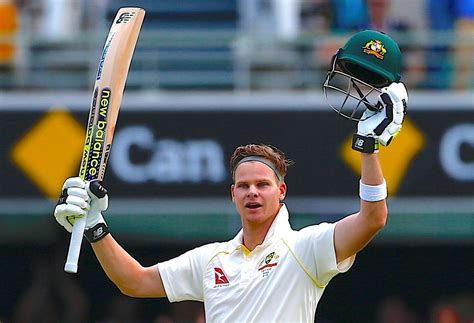
#> input picture computer vision/images/smith.jpg, 474 x 323 px
$ jupyter execute 'Convolution and Blurring.ipynb'
#> lines starting #> are read from the running program, lines starting #| are printed output that depends on the picture
[cell 1]
import cv2
import numpy as np

[cell 2]
image = cv2.imread('./images/smith.jpg')
#> image is the input picture: shape (323, 474, 3); mean B, G, R 100.7, 100.4, 94.9

[cell 3]
kernel = np.ones((3,3) , np.float32)/9

[cell 4]
cv2.imshow('Original Image' , image)
cv2.waitKey()

blurred = cv2.filter2D(image , -1 , kernel)
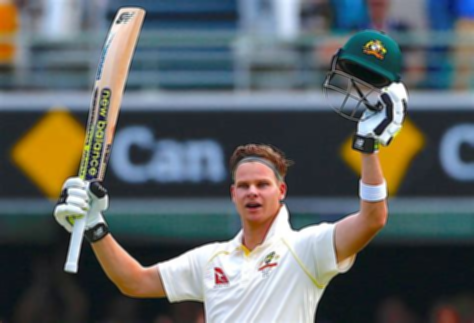
#> blurred: shape (323, 474, 3); mean B, G, R 100.7, 100.4, 94.9
cv2.imshow('Blurred Image' , blurred)
cv2.waitKey()
cv2.destroyAllWindows()

[cell 5]
cv2.imshow('Original Image' , image)
cv2.waitKey()

kernel = np.ones((7,7) , np.float32)/49

blurred = cv2.filter2D(image , -1 , kernel)
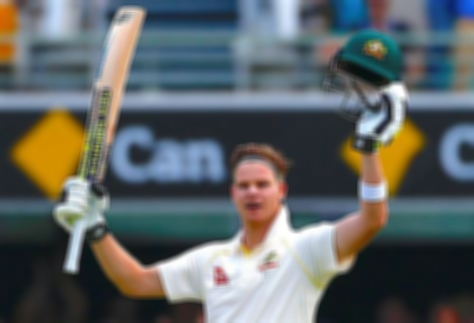
#> blurred: shape (323, 474, 3); mean B, G, R 100.7, 100.4, 94.9
cv2.imshow("Blurred Image" , blurred)
cv2.waitKey()
cv2.destroyAllWindows()

[cell 6]
cv2.imshow('Original Image' , image)
cv2.waitKey()

img = cv2.blur(image , (3,3))
cv2.imshow('Blur' , img)
cv2.waitKey()

img1 = cv2.GaussianBlur(image , (7,7) , 0)
cv2.imshow('Gaussian Blur' , img1)
cv2.waitKey()

img2 = cv2.medianBlur(image , 5)
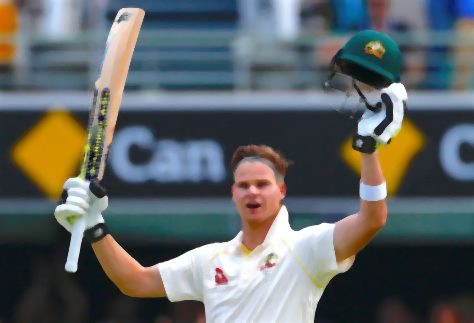
#> img2: shape (323, 474, 3); mean B, G, R 100.9, 100.6, 95.1
cv2.imshow('Median Blur' , img2)
cv2.waitKey()

img3 = cv2.bilateralFilter(image , 9 , 75,75)
cv2.imshow('Bilateral Filter' , img3)
cv2.waitKey()
cv2.destroyAllWindows()

$ run again, with computer vision/images/dhoni.jpg copied over computer vision/images/smith.jpg
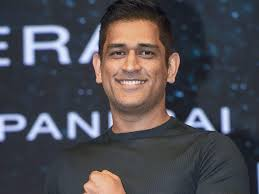
#> input picture computer vision/images/dhoni.jpg, 259 x 194 px
#> image is the input picture: shape (194, 259, 3); mean B, G, R 81.7, 75.1, 76.6
#> `blurred = cv2.filter2D(image , -1 , kernel)`:
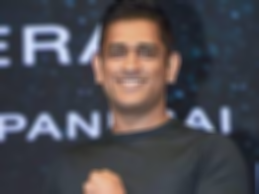
#> blurred: shape (194, 259, 3); mean B, G, R 81.7, 75.1, 76.6
#> `img2 = cv2.medianBlur(image , 5)`:
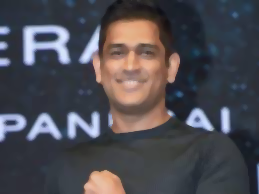
#> img2: shape (194, 259, 3); mean B, G, R 81.5, 75, 76.5
